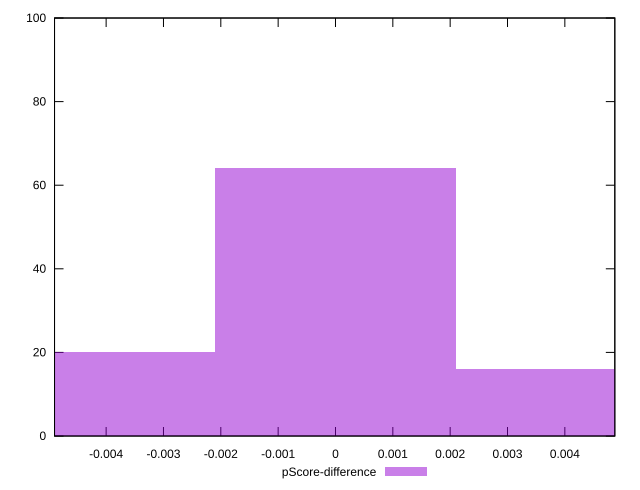

This figure's gnuplot source:
reset

$pScoreDifference <<EOF
0 64
0.004216573421232452 16
-0.004216573421232452 20
EOF

set key outside below
set boxwidth 0.004216573421232452
set xrange [-0.0049000000000000155:0.004871666667362051]
set yrange [0:100]
set trange [0:100]
set style fill transparent solid 0.5 noborder
set terminal svg size 640, 490 enhanced background rgb 'white'
set output "reprap/uses-rel-preconnect/samples/pages+cached+noexternal/pScore-difference/histogram.svg"

plot $pScoreDifference title "pScore-difference" with boxes

reset
